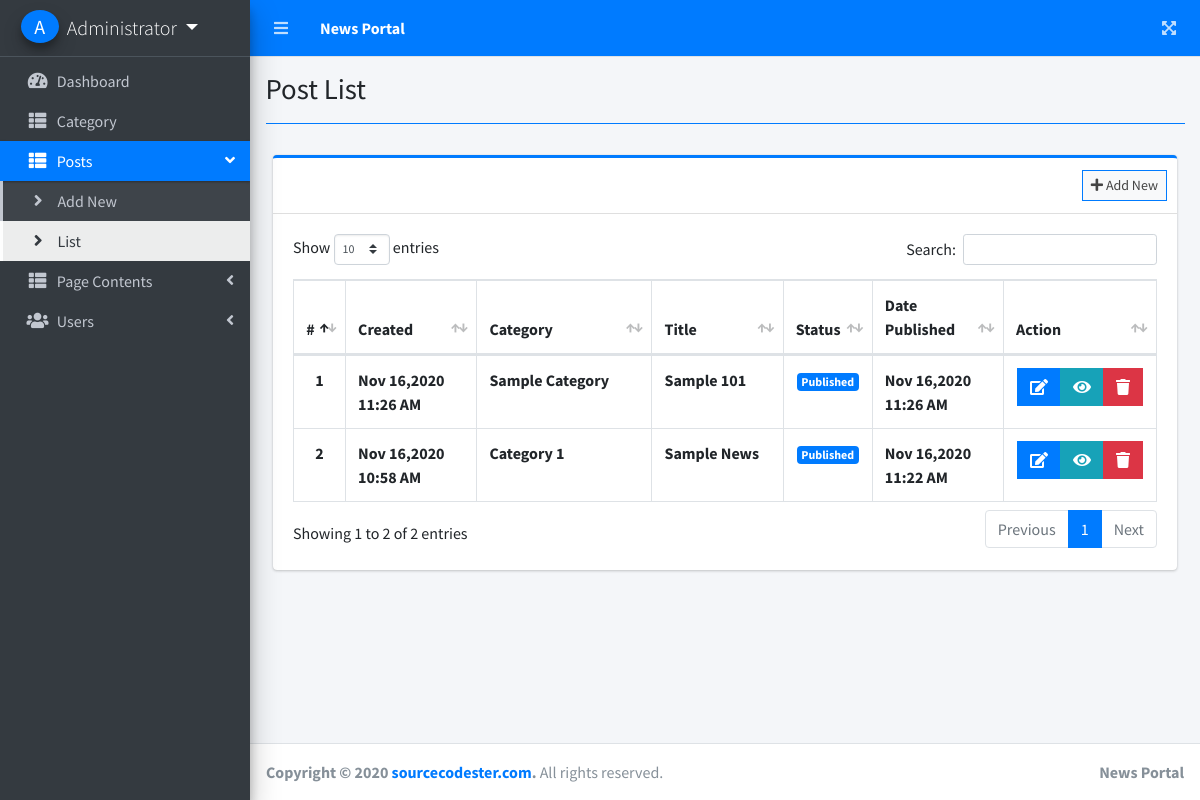
Page /admin/index.php?page=post_list (signed in) on the committed database.
### tables this page shows
CREATE TABLE `post_list` (
  `id` int(30) NOT NULL,
  `title` varchar(250) NOT NULL,
  `category_id` int(30) NOT NULL,
  `content` text NOT NULL,
  `cover_img` text NOT NULL,
  `status` tinyint(1) NOT NULL DEFAULT 0,
  `date_published` datetime NOT NULL DEFAULT current_timestamp(),
  `date_created` datetime NOT NULL DEFAULT current_timestamp()
);

CREATE TABLE `category_list` (
  `id` int(30) NOT NULL,
  `category` text NOT NULL,
  `description` text NOT NULL,
  `date_created` datetime NOT NULL DEFAULT current_timestamp()
);

### admin/post_list.php (the view, shortened to what this page needs)
<?php include'db_connect.php' ?>
<div class="col-lg-12">
	<div class="card card-outline card-primary">
		<div class="card-header">
			<div class="card-tools">
				<a class="btn btn-block btn-sm btn-default btn-flat border-primary" href="./index.php?page=new_post"><i class="fa fa-plus"></i> Add New</a>
			</div>
		</div>
		<div class="card-body">
			<table class="table tabe-hover table-bordered" id="list">
				<colgroup>
					<col width="5%">
					<col width="15%">
					<col width="20%">
					<col width="15%">
					<col width="10%">
					<col width="15%">
					<col width="15%">
				</colgroup>
				<thead>
					<tr>
						<th class="text-center">#</th>
						<th>Created</th>
						<th>Category</th>
						<th>Title</th>
						<th>Status</th>
						<th>Date Published</th>
						<th>Action</th>
					</tr>
				</thead>
				<tbody>
					<?php
					$i = 1;
					$qry = $conn->query("SELECT p.*,c.category FROM post_list p inner join category_list c on c.id = p.category_id order by unix_timestamp(p.date_created) desc,unix_timestamp(p.date_published) desc ");
					while($row= $qry->fetch_assoc()):
					?>
					<tr>
						<th class="text-center"><?php echo $i++ ?></th>
						<td><b><?php echo date("M d,Y h:i A",strtotime($row['date_created']))?></b></td>
						<td><b><?php echo ucwords($row['category']) ?></b></td>
						<td><b><?php echo ucwords($row['title']) ?></b></td>
						<td class="text-center">
							<div class="d-block">
							<?php if($row['status'] == 0): ?>
								<span class="badge badge-secondary">Unpublished</span>
							<?php elseif($row['status'] == 1): ?>
								<span class="badge badge-primary">Published</span>
							<?php endif; ?>
							</div>
						</td>
						<td><b><?php echo ($row['status'] == 1)? date("M d,Y h:i A",strtotime($row['date_published'])) : 'N/A' ?></b></td>
						<td class="text-center">
		                    <div class="btn-group">
		                        <a href="./index.php?page=edit_post&id=<?php echo $row['id'] ?>" class="btn btn-primary btn-flat">
		                          <i class="fas fa-edit"></i>
		                        </a>
		                         <a href="./index.php?page=view_post&id=<?php echo $row['id'] ?>" class="btn btn-info btn-flat">
		                          <i class="fas fa-eye"></i>
		                        </a>
		                        <button type="button" class="btn btn-danger btn-flat delete_post" data-id="<?php echo $row['id'] ?>">
		                          <i class="fas fa-trash"></i>
		                        </button>
	                      </div>
						</td>
					</tr>
				<?php endwhile; ?>
				</tbody>
			</table>
		</div>
	</div>
</div>

### admin/index.php (shortened to what this page needs)
<!DOCTYPE html>
<html lang="en">
<?php
	include 'header.php'
?>
<body class="hold-transition sidebar-mini layout-fixed layout-navbar-fixed layout-footer-fixed">
<div class="wrapper">
  <?php include 'topbar.php' ?>
  <?php include 'sidebar.php' ?>
  <div class="content-wrapper">
    <div class="content-header">
      <div class="container-fluid">
        <div class="row mb-2">
          <div class="col-sm-6">
            <h1 class="m-0"><?php echo $title ?></h1>
          </div>
        </div>
            <hr class="border-primary">
      </div>
    </div>
    <section class="content">
      <div class="container-fluid">
         <?php
            $page = isset($_GET['page']) ? $_GET['page'] : 'home';
            if(!file_exists($page.".php")){
                include '404.html';
            }else{
            include $page.'.php';
            }
          ?>
      </div>
    </section>
  </div>
  <footer class="main-footer">
    <strong>Copyright &copy; 2020 <a href="https://www.sourcecodester.com/">sourcecodester.com</a>.</strong>
    All rights reserved.
    <div class="float-right d-none d-sm-inline-block">
      <b>News Portal</b>
    </div>
  </footer>
</div>
</body>
</html>

### admin/header.php (shortened to what this page needs)
<head>
  <?php
  $title = isset($_GET['page']) ? ucwords(str_replace("_", ' ', $_GET['page'])) : "Home";
  ?>
  <link rel="stylesheet" href="../assets/plugins/fontawesome-free/css/all.min.css">
  <link rel="stylesheet" href="../assets/plugins/overlayScrollbars/css/OverlayScrollbars.min.css">
  <link rel="stylesheet" href="../assets/plugins/datatables-bs4/css/dataTables.bootstrap4.min.css">
  <link rel="stylesheet" href="../assets/plugins/datatables-responsive/css/responsive.bootstrap4.min.css">
  <link rel="stylesheet" href="../assets/plugins/datatables-buttons/css/buttons.bootstrap4.min.css">
  <link rel="stylesheet" href="../assets/plugins/select2/css/select2.min.css">
  <link rel="stylesheet" href="../assets/plugins/select2-bootstrap4-theme/select2-bootstrap4.min.css">
  <link rel="stylesheet" href="../assets/plugins/sweetalert2-theme-bootstrap-4/bootstrap-4.min.css">
  <link rel="stylesheet" href="../assets/plugins/toastr/toastr.min.css">
  <link rel="stylesheet" href="../assets/plugins/dropzone/min/dropzone.min.css">
  <link rel="stylesheet" href="../assets/dist/css/jquery.datetimepicker.min.css">
  <link rel="stylesheet" href="../assets/plugins/icheck-bootstrap/icheck-bootstrap.min.css">
  <link rel="stylesheet" href="../assets/plugins/bootstrap4-toggle/css/bootstrap4-toggle.min.css">
  <link rel="stylesheet" href="../assets/dist/css/adminlte.min.css">
  <link rel="stylesheet" href="../assets/dist/css/styles.css">
  <link rel="stylesheet" href="../assets/plugins/summernote/summernote-bs4.min.css">
</head>

### admin/topbar.php
<nav class="main-header navbar navbar-expand navbar-primary navbar-dark ">
  <ul class="navbar-nav">
    <?php if(isset($_SESSION['login_id'])): ?>
    <li class="nav-item">
      <a class="nav-link" data-widget="pushmenu" href="" role="button"><i class="fas fa-bars"></i></a>
    </li>
  <?php endif; ?>
    <li>
      <a class="nav-link text-white"  href="./" role="button"> <large><b>News Portal</b></large></a>
    </li>
  </ul>
  <ul class="navbar-nav ml-auto">
    <li class="nav-item">
      <a class="nav-link" data-widget="fullscreen" href="#" role="button">
        <i class="fas fa-expand-arrows-alt"></i>
      </a>
    </li>
  </ul>
</nav>

### admin/sidebar.php (shortened to what this page needs)
<aside class="main-sidebar sidebar-dark-primary elevation-4">
  <div class="dropdown">
 	<a href="javascript:void(0)" class="brand-link dropdown-toggle" data-toggle="dropdown" aria-expanded="true">
      <?php if(empty($_SESSION['login_avatar'])): ?>
      <span class="brand-image img-circle elevation-3 d-flex justify-content-center align-items-center bg-primary text-white font-weight-500" style="width: 38px;height:50px"><?php echo strtoupper(substr($_SESSION['login_name'], 0,1)) ?></span>
      <?php else: ?>
        <span class="image">
          <img src="../assets/uploads/<?php echo $_SESSION['login_avatar'] ?>" style="width: 38px;height:38px" class="img-circle elevation-2" alt="User Image">
        </span>
      <?php endif; ?>
      <span class="brand-text font-weight-light"><?php echo ucwords($_SESSION['login_name']) ?></span>
    </a>
  </div>
  <div class="sidebar">
    <nav class="mt-2">
      <ul class="nav nav-pills nav-sidebar flex-column nav-flat" data-widget="treeview" role="menu" data-accordion="false">
        <li class="nav-item dropdown">
          <a href="./" class="nav-link nav-home">
            <i class="nav-icon fas fa-tachometer-alt"></i>
            <p>
              Dashboard
            </p>
          </a>
        </li>
        <li class="nav-item dropdown">
          <a href="./index.php?page=category_list" class="nav-link nav-category_list nav-edit_category nav-new_category nav-view_category">
            <i class="nav-icon fas fa-th-list"></i>
            <p>
              Category
            </p>
          </a>
        </li>
        <li class="nav-item">
          <a href="#" class="nav-link nav-is-tree nav-edit_post nav-view_post">
            <i class="nav-icon fa fa-th-list"></i>
            <p>
              Posts
              <i class="right fas fa-angle-left"></i>
            </p>
          </a>
          <ul class="nav nav-treeview">
            <li class="nav-item">
              <a href="./index.php?page=new_post" class="nav-link nav-new_post tree-item">
                <i class="fas fa-angle-right nav-icon"></i>
                <p>Add New</p>
              </a>
            </li>
            <li class="nav-item">
              <a href="./index.php?page=post_list" class="nav-link nav-post_list tree-item">
                <i class="fas fa-angle-right nav-icon"></i>
                <p>List</p>
              </a>
            </li>
          </ul>
        </li>
        <li class="nav-item">
          <a href="#" class="nav-link nav-is-tree nav-about_page nav-contact_page">
            <i class="nav-icon fa fa-th-list"></i>
            <p>
              Page Contents
              <i class="right fas fa-angle-left"></i>
            </p>
          </a>
        </li>
        <li class="nav-item">
          <a href="#" class="nav-link nav-edit_user">
            <i class="nav-icon fas fa-users"></i>
            <p>
              Users
              <i class="right fas fa-angle-left"></i>
            </p>
          </a>
        </li>
      </ul>
    </nav>
  </div>
</aside>

### rows in the picture
post_list: date_created "Nov 16,2020 11:26 AM", category_list.category "Sample Category", title "Sample 101", status "Published", date_published "Nov 16,2020 11:26 AM"
post_list: date_created "Nov 16,2020 10:58 AM", category_list.category "Category 1", title "Sample News", status "Published", date_published "Nov 16,2020 11:22 AM"

### other values in the picture
substr($_SESSION['login_name'], 0,1) "A"
$_SESSION['login_name'] "Administrator"
$title "Post List"
